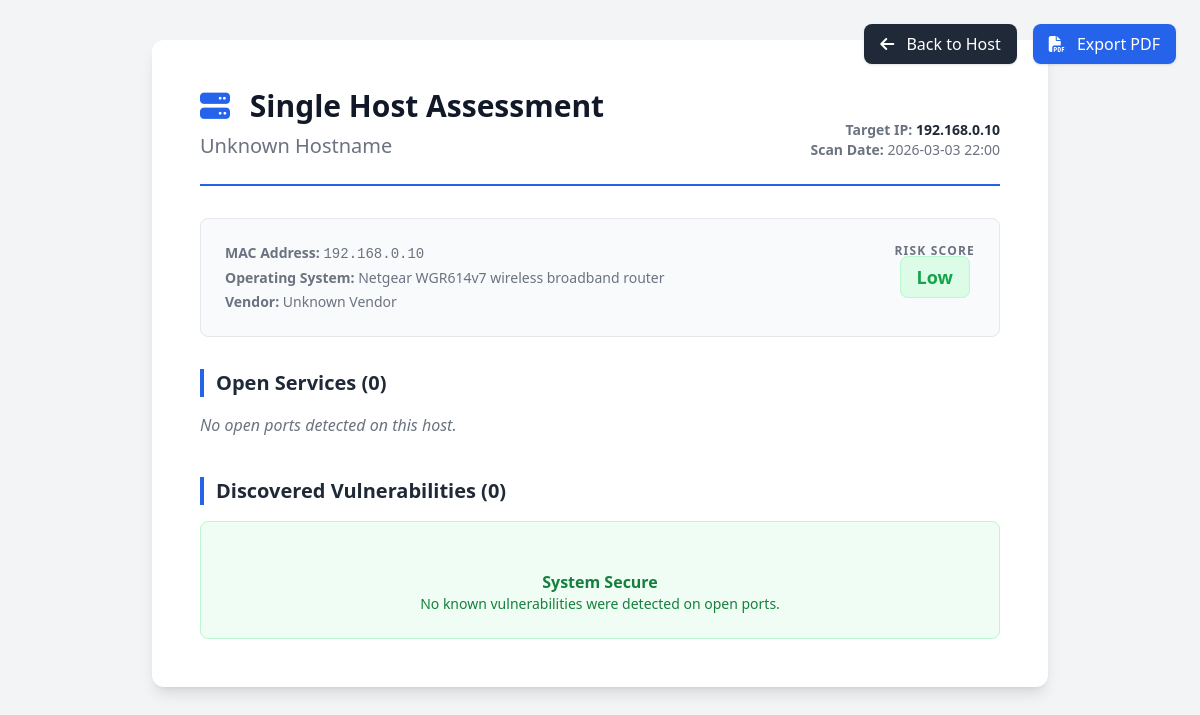
Before: /report/192.168.0.10?scan_id=4 with the older database file.
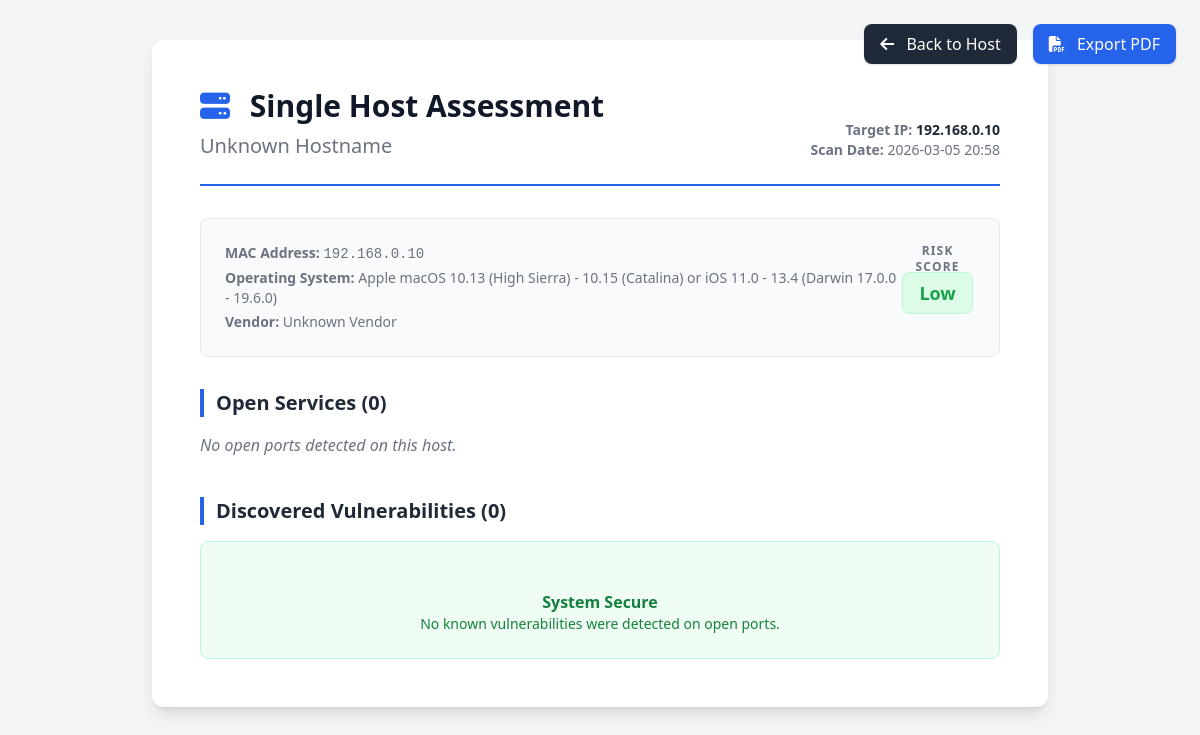
After: the same page with the newer database file.
### app/models.py (models this page shows)
class Host(Base):
    __tablename__ = "hosts"
    mac_address = Column(String, primary_key=True, index=True)
    hostname = Column(String)
    first_seen = Column(DateTime, default=datetime.datetime.utcnow)
    os_name = Column(String, nullable=True, default="Unknown")
    vendor = Column(String, nullable=True, default="Unknown")
    results = relationship("ScanResult", back_populates="host")

### app/main.py (the view)
@app.get("/report/{ip}", response_class=HTMLResponse)
async def generate_single_report(ip: str, request: Request, scan_id: int = None, db: Session = Depends(get_db)):
    if scan_id:
        scan_result = db.query(models.ScanResult).filter(models.ScanResult.ip_address == ip, models.ScanResult.scan_id == scan_id).first()
    else:
        scan_result = db.query(models.ScanResult).filter(models.ScanResult.ip_address == ip).order_by(models.ScanResult.id.desc()).first()
    if not scan_result:
        return HTMLResponse(content="<h1>Host no encontrado para generar informe.</h1>", status_code=404)
    open_ports = [p for p in scan_result.ports if p.port_number != 0 and p.state != 'filtered']
    all_vulns = []
    for port in open_ports:
        all_vulns.extend(port.vulnerabilities)
    high_count = sum(1 for v in all_vulns if v.severity == "High")
    med_count = sum(1 for v in all_vulns if v.severity == "Medium")
    low_count = sum(1 for v in all_vulns if v.severity == "Low")
    risk_score = "Low"
    if high_count > 0: risk_score = "High"
    elif med_count > 0: risk_score = "Medium"
    elif len(open_ports) > 5: risk_score = "Medium"
    return templates.TemplateResponse("single_report.html", {
        "request": request,
        "ip": ip,
        "host": scan_result.host,
        "scan_result": scan_result,
        "ports": open_ports,
        "vulns": all_vulns,
        "risk_score": risk_score,
        "high_count": high_count,
        "med_count": med_count,
        "low_count": low_count,
        "date": scan_result.scan.timestamp.strftime('%Y-%m-%d %H:%M') if scan_result.scan else "N/A",
        "current_scan_id": scan_id
    })

### templates/single_report.html (shortened to what this page needs)
<!DOCTYPE html>
<html lang="en">
<head>
    <script src="https://cdn.tailwindcss.com"></script>
    <link rel="stylesheet" href="https://cdnjs.cloudflare.com/ajax/libs/font-awesome/6.4.0/css/all.min.css">
</head>
<body class="font-sans pb-20">
    <div class="no-print fixed top-6 right-6 flex space-x-4 z-50">
        <a href="/host/{{ ip }}{% if current_scan_id %}?scan_id={{ current_scan_id }}{% endif %}"
            class="px-4 py-2 bg-gray-800 text-white rounded-lg shadow hover:bg-gray-700 transition"><i
                class="fa-solid fa-arrow-left mr-2"></i> Back to Host</a>
        <button onclick="window.print()"
            class="px-4 py-2 bg-blue-600 text-white rounded-lg shadow hover:bg-blue-500 transition"><i
                class="fa-solid fa-file-pdf mr-2"></i> Export PDF</button>
    </div>
    <div class="max-w-4xl mx-auto bg-white p-12 mt-10 shadow-lg rounded-xl">
        <div class="border-b-2 border-blue-600 pb-6 mb-8 flex justify-between items-end">
            <div>
                <h1 class="text-3xl font-black text-gray-900 mb-2"><i class="fa-solid fa-server text-blue-600 mr-3"></i>
                    Single Host Assessment</h1>
                <h2 class="text-xl text-gray-500 font-light">{{ host.hostname if host and host.hostname != 'Desconocido'
                    else 'Unknown Hostname' }}</h2>
            </div>
            <div class="text-right text-sm text-gray-500">
                <p><strong>Target IP:</strong> <span class="text-gray-800 font-bold">{{ ip }}</span></p>
                <p><strong>Scan Date:</strong> {{ date }}</p>
            </div>
        </div>
        <div class="flex justify-between items-start mb-8 bg-gray-50 p-6 rounded-lg border border-gray-200">
            <div>
                <p class="text-sm text-gray-500 mb-1"><strong>MAC Address:</strong> <span class="font-mono">{{
                        host.mac_address.replace('MAC-', '') if host else 'Unknown' }}</span></p>
                <p class="text-sm text-gray-500 mb-1"><strong>Operating System:</strong> {{ host.os_name if host and
                    host.os_name != 'Unknown' else 'Not detected' }}</p>
                <p class="text-sm text-gray-500"><strong>Vendor:</strong> {{ host.vendor if host and host.vendor !=
                    'Unknown' else 'Not detected' }}</p>
            </div>
            <div class="text-center">
                <p class="text-xs font-bold text-gray-500 uppercase tracking-widest mb-1">Risk Score</p>
                <span
                    class="px-4 py-2 rounded-lg text-lg font-black border {{ 'bg-red-100 text-red-600 border-red-200' if risk_score == 'High' else 'bg-orange-100 text-orange-600 border-orange-200' if risk_score == 'Medium' else 'bg-green-100 text-green-600 border-green-200' }}">
                    {{ risk_score }}
                </span>
            </div>
        </div>
        <h3 class="text-xl font-bold mb-4 text-gray-800 border-l-4 border-blue-600 pl-3">Open Services ({{ ports|length
            }})</h3>
        {% if ports|length > 0 %}
        <table class="w-full text-left text-sm border-collapse mb-10">
            <thead>
                <tr class="bg-gray-100 text-gray-600">
                    <th class="border border-gray-300 px-4 py-2">Port/Proto</th>
                    <th class="border border-gray-300 px-4 py-2">Service</th>
                    <th class="border border-gray-300 px-4 py-2">Version</th>
                </tr>
            </thead>
            <tbody>
                {% for port in ports %}
                <tr>
                    <td class="border border-gray-300 px-4 py-2 font-mono">{{ port.port_number }}/{{ port.protocol }}
                    </td>
                    <td class="border border-gray-300 px-4 py-2 uppercase">{{ port.service_name }}</td>
                    <td class="border border-gray-300 px-4 py-2 text-gray-600">{{ port.version_info }}</td>
                </tr>
                {% endfor %}
            </tbody>
        </table>
        {% else %}
        <p class="text-gray-500 italic mb-10">No open ports detected on this host.</p>
        {% endif %}
        <h3 class="text-xl font-bold mb-4 text-gray-800 border-l-4 border-blue-600 pl-3">Discovered Vulnerabilities ({{
            vulns|length }})</h3>
        {% if vulns|length > 0 %}
        <div class="flex space-x-2 text-xs font-bold mb-6">
            <span class="text-red-600 bg-red-100 px-2 py-1 rounded">{{ high_count }} High</span>
            <span class="text-orange-600 bg-orange-100 px-2 py-1 rounded">{{ med_count }} Medium</span>
            <span class="text-yellow-600 bg-yellow-100 px-2 py-1 rounded">{{ low_count }} Low</span>
        </div>
        <div class="space-y-6">
            {% for vuln in vulns %}
            <div
                class="avoid-break border-l-4 {{ 'border-red-500 bg-red-50' if vuln.severity == 'High' else 'border-orange-500 bg-orange-50' if vuln.severity == 'Medium' else 'border-yellow-500 bg-yellow-50' }} p-5 rounded-r-lg border border-gray-200">
                <div class="flex justify-between items-center mb-2">
                    <span class="font-bold text-gray-800 text-lg">{{ vuln.cve_id }}</span>
                    <span
                        class="text-sm font-bold {{ 'text-red-600' if vuln.severity == 'High' else 'text-orange-600' if vuln.severity == 'Medium' else 'text-yellow-600' }}">CVSS:
                        {{ vuln.cvss_score }} ({{ vuln.severity }})</span>
                </div>
                <p class="text-sm text-gray-800 mb-3"><strong>Affected Service:</strong> Port {{ vuln.port.port_number
                    }} ({{ vuln.port.service_name|upper }})</p>
                <p class="text-sm text-gray-700 text-justify">{{ vuln.description }}</p>
                <div class="mt-3 text-xs text-blue-600">
                    <a href="https://nvd.nist.gov/vuln/detail/{{ vuln.cve_id }}" target="_blank"
                        class="hover:underline no-print">View in NVD Database &rarr;</a>
                </div>
            </div>
            {% endfor %}
        </div>
        {% else %}
        <div class="bg-green-50 border border-green-200 p-6 rounded-lg text-center text-green-700">
            <p class="font-bold">System Secure</p>
            <p class="text-sm">No known vulnerabilities were detected on open ports.</p>
        </div>
        {% endif %}
    </div>
</body>
</html>

### templates/single_report.html (style rules this page uses)
body { background-color: #f3f4f6; color: #1f2937; }

Changed rows visible on the page:
changed Host "Unknown Hostname": os_name "Netgear WGR614v7 wireless broadband router" → "Apple macOS 10.13 (High Sierra) - 10.15 (Catalina) or iOS 11.0 - 13.4 (Darwin 17.0.0 - 19.6.0)"
Other visible differences:
{{ date }}: "2026-03-03 22:00" → "2026-03-05 20:58"
